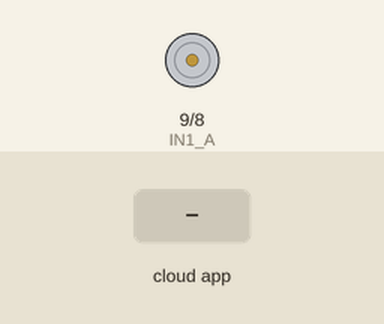
The sketch below on a simulated Arduino Uno, built with avr-gcc and run on an emulated ATmega328P. On the bench: motor-driver pin pairs drawn as motors (green arrow = first pin HIGH = forward, orange = second pin HIGH = backward, longer = more drive, scaled by the enable pin). The test bench sets the inputs (shaded band). The ROS host is connected and sends only what is stated.

Above: at 1.2 s.
1.3 s: the phone or cloud app sets linear.x to -100
At 2.5 s:
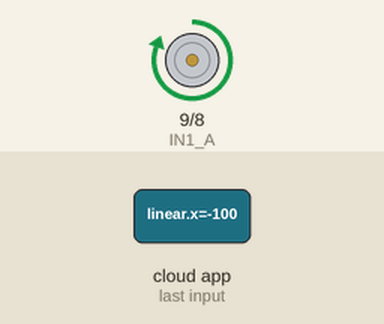
2.8 s: the phone or cloud app sets linear.x to 0
At 3.7 s:
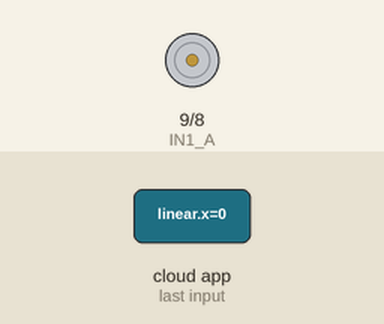
Timing chart, 0 to 5.8 s (numbered marks = the images above; inputs shaded):
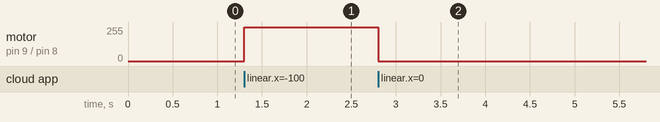

Measured:
- after the input at 1.3 s, motor on pin 9 (IN1_A) / pin 8 (IN2_A): stopped → forward 255/255 at once
- after the input at 2.8 s, motor on pin 9 (IN1_A) / pin 8 (IN2_A): forward 255/255 → stopped at once

The sketch:

ros_motor_sub.ino
```cpp
//ros

#include <Arduino.h>
#include <ros.h>
#include <geometry_msgs/Twist.h>

//motor
#define ENABLE_A  10
#define IN1_A  9
#define IN2_A  8

ros::NodeHandle  nh;

void MOTOR( const geometry_msgs::Twist& msg)
{
  digitalWrite(IN1_A, HIGH);
  digitalWrite(IN2_A, LOW);
  analogWrite(ENABLE_A, msg.linear.x);
}

ros::Subscriber<geometry_msgs::Twist> sub("basic_topic", &MOTOR);

void setup()
{
  pinMode(IN1_A, OUTPUT); // 방향1
  pinMode(IN2_A, OUTPUT); // 방향2
  pinMode(ENABLE_A, OUTPUT); // 속도

  nh.initNode();
  nh.subscribe(sub);
}

void loop(){
  nh.spinOnce();
  delay(1);
}
```
